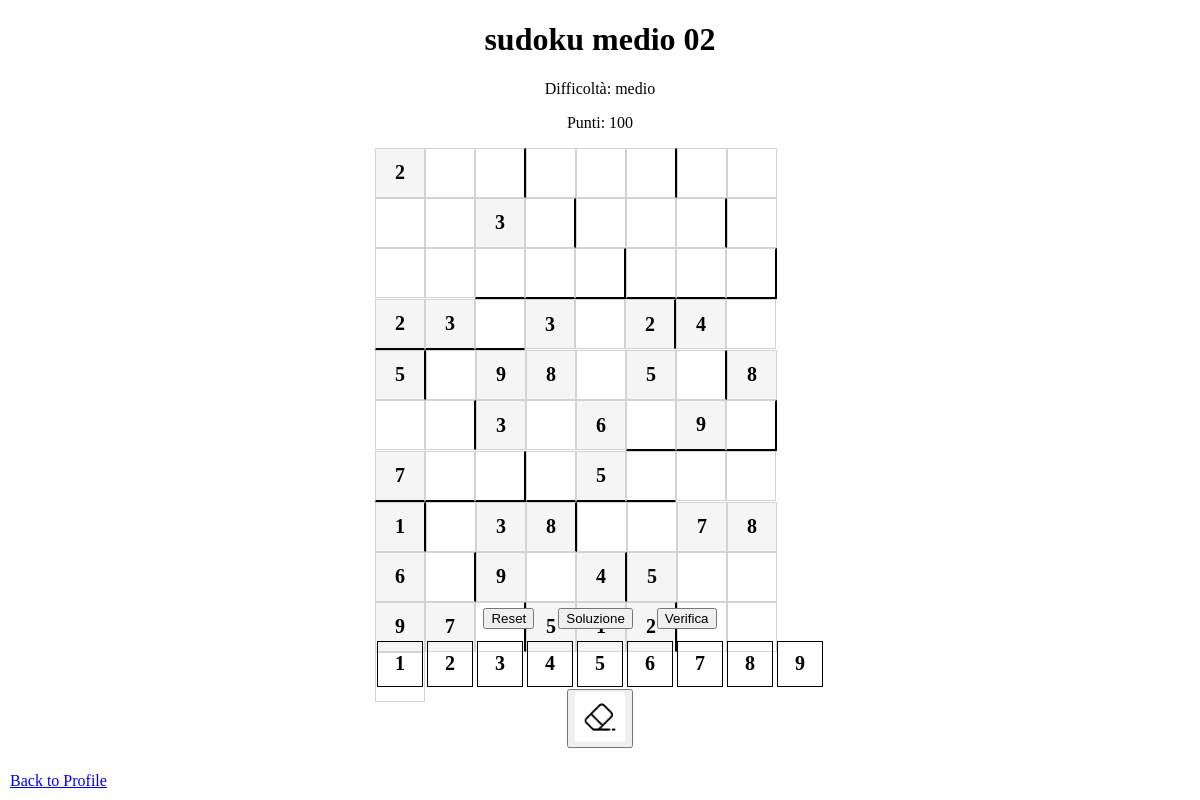
Page /Sudoku/game/7/ on the committed database.
### home/models.py (models this page shows, shortened)
class GameBoard(models.Model):
    game = models.ForeignKey(
        Game, on_delete=models.CASCADE
    )  # Add a foreign key to Game
    board_data = models.JSONField()
    difficulty = models.CharField(max_length=50)
    value_points = models.IntegerField()

class Game(models.Model):
    name = models.CharField(max_length=100)
    game_type = models.CharField(max_length=50)

### Sudoku/views.py (the view)
# urls.py: path("game/<int:game_id>/", views.game_detail, name="game_detail"),
def game_detail(request, game_id):
    game = get_object_or_404(GameBoard, id=game_id)
    context = {"game": game}
    return render(request, "Sudoku/game_detail.html", context)

### Sudoku/templates/Sudoku/game_detail.html (shortened to what this page needs)
{% load static %}
<!DOCTYPE html>
<html lang="en">
<head>
</head>
<body>
    <h1>{{ game.game.name }}</h1>
    <p>Difficoltà: {{ game.difficulty }}</p>
    <p>Punti: {{ game.value_points }}</p>
    <div id="tabella"></div>
    <button class="reset" onclick="reset()">Reset</button>
    <button class="soluzione" onclick="soluzione()">Soluzione</button>
    <button class="verifica" onclick="verifica()">Verifica</button>
    <div id="numeri"></div>
    <button  class="gomma" onclick="cancella()">
        <img src="{% static 'Sudoku\images\gomma.jpg' %}" width="50">
    </button>
    <a href="{% url 'home:user_profile' %}" class="home_link">Back to Profile</a>
</body>
</html>

### Sudoku/templates/Sudoku/game_detail.html (style rules this page uses)
body { text-align: center; }
#tabella { width: 450px; height: 450px; margin: auto; display: flex; flex-wrap: wrap; align-items: center; }
#numeri { width: 450px; height: 50px; margin: auto; display: flex; flex-wrap: wrap; align-items: center; }
.reset, .soluzione, .verifica { margin: 10px; }
.home_link { position: absolute; bottom: 10px; left: 10px; }

### rows in the picture
GameBoard: game.name "sudoku medio 02", difficulty "medio", value_points "100"
